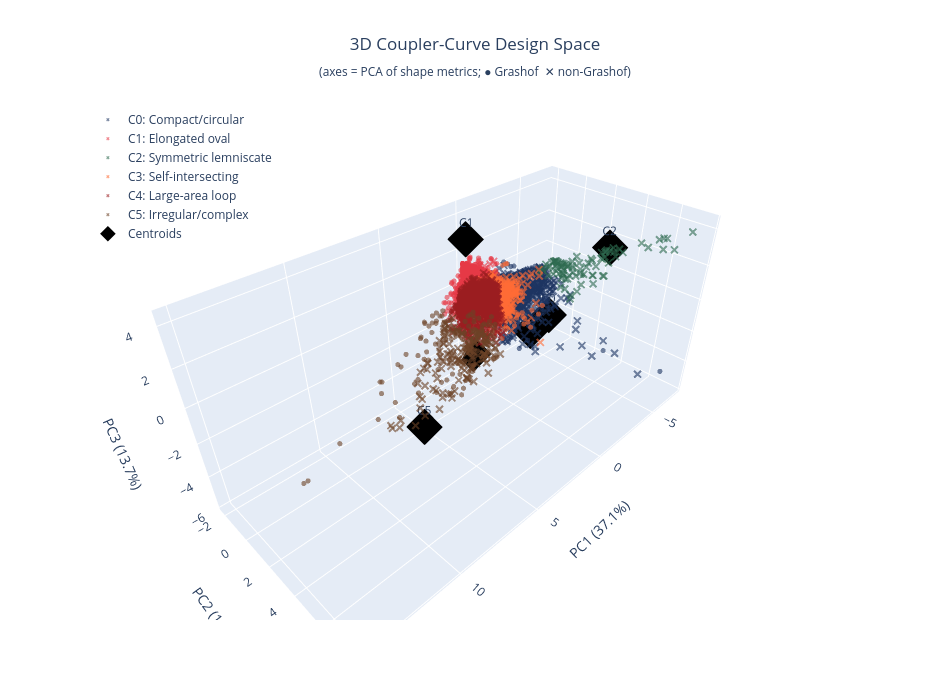

Source (notebook cell):
### Code cell
# ═══════════════════════════════════════════════════════════════════════════════
# 3D interactive design-space map — Plotly
# Axes: PC1, PC2, PC3 (shape-space coordinates)
# Colour: cluster label;  symbol: Grashof / non-Grashof
# ═══════════════════════════════════════════════════════════════════════════════
CLUSTER_NAMES = [
    'C0: Compact/circular',
    'C1: Elongated oval',
    'C2: Symmetric lemniscate',
    'C3: Self-intersecting',
    'C4: Large-area loop',
    'C5: Irregular/complex',
]
PALETTE = ['#1D3461', '#E63946', '#2D6A4F', '#FF6B35', '#9B1D20', '#6B4226', '#457B9D', '#F4A261']

if PLOTLY_OK:
    fig3d = go.Figure()

    for k in range(N_CLUSTERS):
        mask = df_lib['cluster'] == k
        sub  = df_lib[mask]

        # Hover text
        hover = [
            f"L1/L2={r.L1r:.2f}  L3/L2={r.L3r:.2f}  L4/L2={r.L4r:.2f}<br>"
            f"d/L2={r.dr:.2f}  γ={r.gamma_deg:.0f}°<br>"
            f"Grashof: {r.grashof}<br>"
            f"Circ={r.circularity:.3f}  Elong={r.elongation:.2f}<br>"
            f"Sym={r.symmetry:.3f}  Nx={int(r.self_intersections)}"
            for r in sub.itertuples()
        ]

        fig3d.add_trace(go.Scatter3d(
            x=sub['pc1'], y=sub['pc2'], z=sub['pc3'],
            mode='markers',
            marker=dict(
                size=3,
                color=PALETTE[k % len(PALETTE)],
                opacity=0.6,
                symbol=np.where(sub['grashof'], 'circle', 'x').tolist()
            ),
            name=CLUSTER_NAMES[k] if k < len(CLUSTER_NAMES) else f'Cluster {k}',
            text=hover, hovertemplate='%{text}<extra></extra>'
        ))

    # Cluster centroids
    cen_pca = pca3.transform(scaler.transform(kmeans.cluster_centers_))
    fig3d.add_trace(go.Scatter3d(
        x=cen_pca[:, 0], y=cen_pca[:, 1], z=cen_pca[:, 2],
        mode='markers+text',
        marker=dict(size=12, color='black', symbol='diamond'),
        text=[f'C{k}' for k in range(N_CLUSTERS)],
        textposition='top center',
        name='Centroids', showlegend=True
    ))

    ev = pca3.explained_variance_ratio_
    fig3d.update_layout(
        title=dict(
            text='3D Coupler-Curve Design Space<br>'
                 '<sub>(axes = PCA of shape metrics; ● Grashof  ✕ non-Grashof)</sub>',
            x=0.5
        ),
        scene=dict(
            xaxis_title=f'PC1 ({ev[0]:.1%})',
            yaxis_title=f'PC2 ({ev[1]:.1%})',
            zaxis_title=f'PC3 ({ev[2]:.1%})',
        ),
        legend=dict(x=0.01, y=0.99, bgcolor='rgba(255,255,255,0.8)'),
        width=950, height=700,
    )
    fig3d.show()
else:
    # Matplotlib fallback
    fig = plt.figure(figsize=(10, 8))
    ax3 = fig.add_subplot(111, projection='3d')
    for k in range(N_CLUSTERS):
        mask = df_lib['cluster'] == k
        sub  = df_lib[mask]
        ax3.scatter(sub['pc1'], sub['pc2'], sub['pc3'],
                    s=5, alpha=0.4, label=f'Cluster {k}')
    ax3.set_xlabel('PC1'); ax3.set_ylabel('PC2'); ax3.set_zlabel('PC3')
    ax3.legend(fontsize=8)
    plt.title('3D Design Space (PCA of shape metrics)')
    plt.tight_layout()
    plt.show()

### Figure 1 — Plotly figure (JSON) as saved in the notebook; plotly's stock layout.template omitted (floating-point values rounded to 4 significant figures; data arrays with more than 128 entries replaced by an {"elided": "..."} marker saying what was removed)
{"data": [{"hovertemplate": "%{text}<extra></extra>", "marker": {"color": "#1D3461", "opacity": 0.6, "size": 3, "symbol": {"elided": "836 str values"}}, "mode": "markers", "name": "C0: Compact/circular", "text": {"elided": "836 str values"}, "type": "scatter3d", "x": {"elided": "836 float values"}, "y": {"elided": "836 float values"}, "z": {"elided": "836 float values"}}, {"hovertemplate": "%{text}<extra></extra>", "marker": {"color": "#E63946", "opacity": 0.6, "size": 3, "symbol": {"elided": "808 str values"}}, "mode": "markers", "name": "C1: Elongated oval", "text": {"elided": "808 str values"}, "type": "scatter3d", "x": {"elided": "808 float values"}, "y": {"elided": "808 float values"}, "z": {"elided": "808 float values"}}, {"hovertemplate": "%{text}<extra></extra>", "marker": {"color": "#2D6A4F", "opacity": 0.6, "size": 3, "symbol": ["x", "x", "x", "x", "x", "x", "x", "x", "x", "x", "x", "x", "x", "x", "x", "x", "x", "x", "x", "x", "x", "x", "x", "x", "x", "x", "x", "x", "x", "x", "x", "x", "x", "x", "x", "x", "x", "x", "x", "x", "x", "x", "x", "x", "x", "x", "x", "x", "circle", "x", "x", "x", "x", "x", "x", "x", "x", "x", "x", "x", "x", "x", "x", "x", "x", "x", "x", "x", "x", "x", "x", "x", "x", "x", "x", "x", "x", "x", "x", "x", "x", "x", "x", "x", "x", "x", "x"]}, "mode": "markers", "name": "C2: Symmetric lemniscate", "text": ["L1/L2=0.50  L3/L2=1.93  L4/L2=0.50<br>d/L2=1.43  γ=60°<br>Grashof: False<br>Circ=0.008  Elong=31.46<br>Sym=0.946  Nx=0", "L1/L2=0.50  L3/L2=1.93  L4/L2=0.50<br>d/L2=2.00  γ=60°<br>Grashof: False<br>Circ=0.001  Elong=36.76<br>Sym=0.952  Nx=0", "L1/L2=0.50  L3/L2=1.93  L4/L2=0.50<br>d/L2=2.00  γ=90°<br>Grashof: False<br>Circ=0.110  Elong=14.15<br>Sym=0.831  Nx=0", "L1/L2=0.86  L3/L2=2.29  L4/L2=0.50<br>d/L2=0.87  γ=60°<br>Grashof: False<br>Circ=0.088  Elong=15.09<br>Sym=0.881  Nx=0", "L1/L2=0.86  L3/L2=2.29  L4/L2=0.50<br>d/L2=0.87  γ=90°<br>Grashof: False<br>Circ=0.115  Elong=13.73<br>Sym=0.854  Nx=0", "L1/L2=0.86  L3/L2=2.29  L4/L2=0.50<br>d/L2=1.43  γ=60°<br>Grashof: False<br>Circ=0.058  Elong=48.25<br>Sym=0.926  Nx=0", "L1/L2=0.86  L3/L2=2.29  L4/L2=0.50<br>d/L2=1.43  γ=90°<br>Grashof: False<br>Circ=0.049  Elong=22.91<br>Sym=0.922  Nx=0", "L1/L2=0.86  L3/L2=2.29  L4/L2=0.50<br>d/L2=2.00  γ=60°<br>Grashof: False<br>Circ=0.117  Elong=24.72<br>Sym=0.867  Nx=0", "L1/L2=0.86  L3/L2=2.29  L4/L2=0.50<br>d/L2=2.00  γ=90°<br>Grashof: False<br>Circ=0.022  Elong=31.84<br>Sym=0.945  Nx=0", "L1/L2=0.86  L3/L2=2.64  L4/L2=1.00<br>d/L2=1.43  γ=60°<br>Grashof: False<br>Circ=0.017  Elong=18.08<br>Sym=0.912  Nx=0", "L1/L2=0.86  L3/L2=2.64  L4/L2=1.00<br>d/L2=2.00  γ=60°<br>Grashof: False<br>Circ=0.113  Elong=28.16<br>Sym=0.861  Nx=0", "L1/L2=1.21  L3/L2=2.64  L4/L2=0.50<br>d/L2=0.87  γ=60°<br>Grashof: False<br>Circ=0.069  Elong=16.04<br>Sym=0.890  Nx=0", "L1/L2=1.21  L3/L2=2.64  L4/L2=0.50<br>d/L2=0.87  γ=90°<br>Grashof: False<br>Circ=0.086  Elong=15.70<br>Sym=0.881  Nx=0", "L1/L2=1.21  L3/L2=2.64  L4/L2=0.50<br>d/L2=1.43  γ=30°<br>Grashof: False<br>Circ=0.148  Elong=18.74<br>Sym=0.893  Nx=0", "L1/L2=1.21  L3/L2=2.64  L4/L2=0.50<br>d/L2=1.43  γ=60°<br>Grashof: False<br>Circ=0.093  Elong=33.65<br>Sym=0.895  Nx=0", "L1/L2=1.21  L3/L2=2.64  L4/L2=0.50<br>d/L2=1.43  γ=90°<br>Grashof: False<br>Circ=0.005  Elong=31.19<br>Sym=0.945  Nx=0", "L1/L2=1.21  L3/L2=2.64  L4/L2=0.50<br>d/L2=2.00  γ=60°<br>Grashof: False<br>Circ=0.190  Elong=14.90<br>Sym=0.802  Nx=0", "L1/L2=1.21  L3/L2=2.64  L4/L2=0.50<br>d/L2=2.00  γ=90°<br>Grashof: False<br>Circ=0.037  Elong=48.51<br>Sym=0.954  Nx=0", "L1/L2=1.21  L3/L2=3.00  L4/L2=1.00<br>d/L2=1.43  γ=60°<br>Grashof: False<br>Circ=0.059  Elong=16.92<br>Sym=0.912  Nx=0", "L1/L2=1.21  L3/L2=3.00  L4/L2=1.00<br>d/L2=2.00  γ=60°<br>Grashof: False<br>Circ=0.213  Elong=15.01<br>Sym=0.760  Nx=0", "L1/L2=1.21  L3/L2=3.00  L4/L2=1.00<br>d/L2=2.00  γ=90°<br>Grashof: False<br>Circ=0.004  Elong=18.54<br>Sym=0.914  Nx=0", "L1/L2=1.57  L3/L2=0.50  L4/L2=0.50<br>d/L2=0.30  γ=30°<br>Grashof: False<br>Circ=0.027  Elong=14.29<br>Sym=0.828  Nx=0", "L1/L2=1.57  L3/L2=0.50  L4/L2=0.50<br>d/L2=0.30  γ=60°<br>Grashof: False<br>Circ=0.063  Elong=45.29<br>Sym=0.921  Nx=0", "L1/L2=1.57  L3/L2=0.50  L4/L2=0.50<br>d/L2=0.30  γ=90°<br>Grashof: False<br>Circ=0.009  Elong=34.60<br>Sym=0.920  Nx=2", "L1/L2=1.57  L3/L2=3.00  L4/L2=0.50<br>d/L2=0.87  γ=60°<br>Grashof: False<br>Circ=0.088  Elong=15.42<br>Sym=0.886  Nx=0", "L1/L2=1.57  L3/L2=3.00  L4/L2=0.50<br>d/L2=0.87  γ=90°<br>Grashof: False<br>Circ=0.091  Elong=16.06<br>Sym=0.884  Nx=0", "L1/L2=1.57  L3/L2=3.00  L4/L2=0.50<br>d/L2=1.43  γ=30°<br>Grashof: False<br>Circ=0.032  Elong=24.41<br>Sym=0.940  Nx=0", "L1/L2=1.57  L3/L2=3.00  L4/L2=0.50<br>d/L2=1.43  γ=60°<br>Grashof: False<br>Circ=0.057  Elong=42.14<br>Sym=0.925  Nx=0", "L1/L2=1.57  L3/L2=3.00  L4/L2=0.50<br>d/L2=1.43  γ=90°<br>Grashof: False<br>Circ=0.011  Elong=33.11<br>Sym=0.948  Nx=0", "L1/L2=1.57  L3/L2=3.00  L4/L2=0.50<br>d/L2=2.00  γ=60°<br>Grashof: False<br>Circ=0.171  Elong=16.60<br>Sym=0.814  Nx=0", "L1/L2=1.57  L3/L2=3.00  L4/L2=0.50<br>d/L2=2.00  γ=90°<br>Grashof: False<br>Circ=0.040  Elong=56.36<br>Sym=0.947  Nx=0", "L1/L2=1.93  L3/L2=0.50  L4/L2=1.00<br>d/L2=0.30  γ=30°<br>Grashof: False<br>Circ=0.041  Elong=27.34<br>Sym=0.929  Nx=1", "L1/L2=1.93  L3/L2=0.50  L4/L2=1.00<br>d/L2=0.30  γ=60°<br>Grashof: False<br>Circ=0.064  Elong=22.22<br>Sym=0.897  Nx=2", "L1/L2=1.93  L3/L2=0.86  L4/L2=1.50<br>d/L2=0.87  γ=30°<br>Grashof: False<br>Circ=0.063  Elong=20.86<br>Sym=0.891  Nx=2", "L1/L2=1.93  L3/L2=1.21  L4/L2=1.00<br>d/L2=1.43  γ=60°<br>Grashof: False<br>Circ=0.103  Elong=27.38<br>Sym=0.882  Nx=2", "L1/L2=2.29  L3/L2=0.50  L4/L2=1.00<br>d/L2=0.30  γ=0°<br>Grashof: False<br>Circ=0.094  Elong=15.68<br>Sym=0.907  Nx=1", "L1/L2=2.29  L3/L2=0.50  L4/L2=1.00<br>d/L2=0.30  γ=30°<br>Grashof: False<br>Circ=0.124  Elong=21.33<br>Sym=0.832  Nx=0", "L1/L2=2.29  L3/L2=0.50  L4/L2=1.00<br>d/L2=0.30  γ=60°<br>Grashof: False<br>Circ=0.170  Elong=18.92<br>Sym=0.833  Nx=0", "L1/L2=2.29  L3/L2=0.50  L4/L2=1.00<br>d/L2=0.30  γ=90°<br>Grashof: False<br>Circ=0.097  Elong=33.28<br>Sym=0.887  Nx=0", "L1/L2=2.29  L3/L2=0.50  L4/L2=1.50<br>d/L2=0.30  γ=30°<br>Grashof: False<br>Circ=0.123  Elong=16.40<br>Sym=0.886  Nx=1", "L1/L2=2.29  L3/L2=0.86  L4/L2=1.50<br>d/L2=0.87  γ=60°<br>Grashof: False<br>Circ=0.131  Elong=18.93<br>Sym=0.888  Nx=1", "L1/L2=2.29  L3/L2=1.21  L4/L2=0.50<br>d/L2=0.87  γ=60°<br>Grashof: False<br>Circ=0.124  Elong=25.25<br>Sym=0.874  Nx=0", "L1/L2=2.29  L3/L2=1.21  L4/L2=0.50<br>d/L2=0.87  γ=90°<br>Grashof: False<br>Circ=0.034  Elong=42.04<br>Sym=0.945  Nx=0", "L1/L2=2.29  L3/L2=1.21  L4/L2=0.50<br>d/L2=1.43  γ=90°<br>Grashof: False<br>Circ=0.205  Elong=16.57<br>Sym=0.786  Nx=0", "L1/L2=2.29  L3/L2=1.21  L4/L2=1.00<br>d/L2=0.87  γ=60°<br>Grashof: False<br>Circ=0.080  Elong=14.23<br>Sym=0.872  Nx=1", "L1/L2=2.29  L3/L2=1.21  L4/L2=1.00<br>d/L2=1.43  γ=90°<br>Grashof: False<br>Circ=0.041  Elong=21.65<br>Sym=0.880  Nx=1", "L1/L2=2.29  L3/L2=1.21  L4/L2=1.50<br>d/L2=1.43  γ=60°<br>Grashof: False<br>Circ=0.186  Elong=16.51<br>Sym=0.769  Nx=2", "L1/L2=2.29  L3/L2=1.57  L4/L2=1.00<br>d/L2=2.00  γ=60°<br>Grashof: False<br>Circ=0.215  Elong=21.74<br>Sym=0.833  Nx=1", "L1/L2=2.29  L3/L2=1.57  L4/L2=2.00<br>d/L2=2.00  γ=30°<br>Grashof: True<br>Circ=0.012  Elong=20.92<br>Sym=0.912  Nx=2", "L1/L2=2.64  L3/L2=0.50  L4/L2=1.50<br>d/L2=0.30  γ=0°<br>Grashof: False<br>Circ=0.121  Elong=15.30<br>Sym=0.893  Nx=1", "L1/L2=2.64  L3/L2=0.50  L4/L2=1.50<br>d/L2=0.30  γ=30°<br>Grashof: False<br>Circ=0.038  Elong=47.69<br>Sym=0.905  Nx=1", "L1/L2=2.64  L3/L2=0.50  L4/L2=1.50<br>d/L2=0.30  γ=60°<br>Grashof: False<br>Circ=0.052  Elong=47.70<br>Sym=0.954  Nx=0", "L1/L2=2.64  L3/L2=0.50  L4/L2=1.50<br>d/L2=0.30  γ=90°<br>Grashof: False<br>Circ=0.043  Elong=17.42<br>Sym=0.892  Nx=2", "L1/L2=2.64  L3/L2=0.86  L4/L2=1.00<br>d/L2=0.30  γ=30°<br>Grashof: False<br>Circ=0.063  Elong=17.81<br>Sym=0.892  Nx=1", "L1/L2=2.64  L3/L2=0.86  L4/L2=1.00<br>d/L2=0.30  γ=60°<br>Grashof: False<br>Circ=0.021  Elong=33.52<br>Sym=0.947  Nx=2", "L1/L2=2.64  L3/L2=0.86  L4/L2=1.00<br>d/L2=0.30  γ=90°<br>Grashof: False<br>Circ=0.004  Elong=29.38<br>Sym=0.934  Nx=2", "L1/L2=2.64  L3/L2=0.86  L4/L2=1.50<br>d/L2=0.87  γ=90°<br>Grashof: False<br>Circ=0.049  Elong=15.79<br>Sym=0.872  Nx=1", "L1/L2=2.64  L3/L2=1.21  L4/L2=1.00<br>d/L2=0.87  γ=60°<br>Grashof: False<br>Circ=0.209  Elong=21.60<br>Sym=0.839  Nx=0", "L1/L2=2.64  L3/L2=1.21  L4/L2=1.00<br>d/L2=0.87  γ=90°<br>Grashof: False<br>Circ=0.065  Elong=25.03<br>Sym=0.919  Nx=0", "L1/L2=2.64  L3/L2=1.57  L4/L2=0.50<br>d/L2=0.87  γ=60°<br>Grashof: False<br>Circ=0.030  Elong=14.50<br>Sym=0.882  Nx=2", "L1/L2=2.64  L3/L2=1.57  L4/L2=0.50<br>d/L2=0.87  γ=90°<br>Grashof: False<br>Circ=0.061  Elong=16.45<br>Sym=0.879  Nx=2", "L1/L2=2.64  L3/L2=1.57  L4/L2=0.50<br>d/L2=1.43  γ=90°<br>Grashof: False<br>Circ=0.121  Elong=34.53<br>Sym=0.875  Nx=0", "L1/L2=2.64  L3/L2=1.57  L4/L2=0.50<br>d/L2=2.00  γ=90°<br>Grashof: False<br>Circ=0.221  Elong=15.61<br>Sym=0.769  Nx=0", "L1/L2=2.64  L3/L2=1.57  L4/L2=1.00<br>d/L2=1.43  γ=60°<br>Grashof: False<br>Circ=0.171  Elong=23.99<br>Sym=0.884  Nx=0", "L1/L2=2.64  L3/L2=1.57  L4/L2=1.00<br>d/L2=1.43  γ=90°<br>Grashof: False<br>Circ=0.057  Elong=15.83<br>Sym=0.895  Nx=1", "L1/L2=2.64  L3/L2=1.57  L4/L2=1.00<br>d/L2=2.00  γ=90°<br>Grashof: False<br>Circ=0.106  Elong=26.00<br>Sym=0.842  Nx=1", "L1/L2=2.64  L3/L2=1.57  L4/L2=1.50<br>d/L2=2.00  γ=60°<br>Grashof: False<br>Circ=0.280  Elong=16.44<br>Sym=0.763  Nx=1", "L1/L2=2.64  L3/L2=1.93  L4/L2=1.00<br>d/L2=2.00  γ=60°<br>Grashof: False<br>Circ=0.063  Elong=14.14<br>Sym=0.844  Nx=1", "L1/L2=3.00  L3/L2=0.50  L4/L2=2.00<br>d/L2=0.30  γ=0°<br>Grashof: False<br>Circ=0.209  Elong=18.24<br>Sym=0.890  Nx=0", "L1/L2=3.00  L3/L2=0.86  L4/L2=1.50<br>d/L2=0.30  γ=60°<br>Grashof: False<br>Circ=0.090  Elong=14.83<br>Sym=0.872  Nx=2", "L1/L2=3.00  L3/L2=1.21  L4/L2=1.00<br>d/L2=0.30  γ=60°<br>Grashof: False<br>Circ=0.102  Elong=15.52<br>Sym=0.865  Nx=1", "L1/L2=3.00  L3/L2=1.21  L4/L2=1.00<br>d/L2=0.30  γ=90°<br>Grashof: False<br>Circ=0.098  Elong=16.14<br>Sym=0.879  Nx=2", "L1/L2=3.00  L3/L2=1.21  L4/L2=1.00<br>d/L2=0.87  γ=90°<br>Grashof: False<br>Circ=0.202  Elong=15.08<br>Sym=0.800  Nx=0", "L1/L2=3.00  L3/L2=1.21  L4/L2=1.50<br>d/L2=0.87  γ=30°<br>Grashof: False<br>Circ=0.109  Elong=18.13<br>Sym=0.797  Nx=1", "L1/L2=3.00  L3/L2=1.21  L4/L2=1.50<br>d/L2=0.87  γ=60°<br>Grashof: False<br>Circ=0.135  Elong=29.29<br>Sym=0.903  Nx=0", "L1/L2=3.00  L3/L2=1.21  L4/L2=1.50<br>d/L2=0.87  γ=90°<br>Grashof: False<br>Circ=0.028  Elong=14.75<br>Sym=0.882  Nx=1", "L1/L2=3.00  L3/L2=1.21  L4/L2=1.50<br>d/L2=1.43  γ=90°<br>Grashof: False<br>Circ=0.222  Elong=15.29<br>Sym=0.767  Nx=1", "L1/L2=3.00  L3/L2=1.57  L4/L2=1.00<br>d/L2=0.87  γ=60°<br>Grashof: False<br>Circ=0.033  Elong=17.24<br>Sym=0.901  Nx=2", "L1/L2=3.00  L3/L2=1.57  L4/L2=1.00<br>d/L2=0.87  γ=90°<br>Grashof: False<br>Circ=0.095  Elong=14.28<br>Sym=0.872  Nx=2", "L1/L2=3.00  L3/L2=1.57  L4/L2=1.00<br>d/L2=1.43  γ=90°<br>Grashof: False<br>Circ=0.125  Elong=31.40<br>Sym=0.861  Nx=0", "L1/L2=3.00  L3/L2=1.57  L4/L2=1.50<br>d/L2=1.43  γ=60°<br>Grashof: False<br>Circ=0.172  Elong=26.44<br>Sym=0.893  Nx=0", "L1/L2=3.00  L3/L2=1.57  L4/L2=1.50<br>d/L2=2.00  γ=90°<br>Grashof: False<br>Circ=0.084  Elong=17.78<br>Sym=0.838  Nx=1", "L1/L2=3.00  L3/L2=1.93  L4/L2=0.50<br>d/L2=1.43  γ=60°<br>Grashof: False<br>Circ=0.218  Elong=17.20<br>Sym=0.837  Nx=0", "L1/L2=3.00  L3/L2=1.93  L4/L2=0.50<br>d/L2=1.43  γ=90°<br>Grashof: False<br>Circ=0.088  Elong=26.34<br>Sym=0.918  Nx=0", "L1/L2=3.00  L3/L2=1.93  L4/L2=0.50<br>d/L2=2.00  γ=90°<br>Grashof: False<br>Circ=0.205  Elong=20.26<br>Sym=0.794  Nx=0", "L1/L2=3.00  L3/L2=1.93  L4/L2=1.00<br>d/L2=2.00  γ=90°<br>Grashof: False<br>Circ=0.049  Elong=21.55<br>Sym=0.908  Nx=3", "L1/L2=3.00  L3/L2=1.93  L4/L2=1.50<br>d/L2=2.00  γ=60°<br>Grashof: False<br>Circ=0.169  Elong=17.78<br>Sym=0.815  Nx=2"], "type": "scatter3d", "x": [-4.076, -4.643, -2.457, -2.711, -2.514, -5.206, -3.297, -3.469, -3.985, -3.037, -3.682, -2.821, -2.721, -3.192, -4.1, -3.986, -2.617, -5.206, -2.899, -2.502, -2.94, -2.928, -5.199, -4.247, -2.738, -2.741, -3.798, -4.764, -4.119, -2.754, -5.769, -3.786, -3.455, -3.529, -3.456, -2.976, -3.43, -2.913, -4.064, -2.764, -2.964, -3.559, -4.766, -2.553, -2.803, -2.876, -2.717, -2.942, -3.117, -2.771, -5.437, -5.14, -3.032, -3.256, -4.218, -3.883, -2.72, -3.042, -3.623, -3.024, -2.827, -4.012, -2.376, -3.546, -2.585, -3.073, -2.699, -2.797, -2.774, -2.697, -2.67, -2.713, -2.542, -3.064, -3.69, -2.955, -2.629, -3.214, -2.646, -3.799, -3.742, -2.372, -2.781, -3.483, -2.767, -3.041, -3.015], "y": [3.957, 3.826, 1.543, 1.878, 1.653, 6.425, 3.012, 2.629, 4.258, 2.227, 2.932, 2.103, 2.024, 2.496, 4.411, 4.309, 1.346, 6.646, 2.149, 1.261, 2.569, 2.236, 6.71, 5.079, 1.991, 2.072, 3.634, 5.734, 4.585, 1.735, 7.756, 4.159, 3.552, 4.037, 4.603, 2.387, 3.212, 2.469, 4.675, 2.5, 3.296, 3.583, 6.128, 2.174, 2.544, 3.62, 3.293, 3.696, 3.619, 2.211, 7.173, 6.854, 2.72, 2.853, 4.881, 4.277, 2.664, 2.961, 4.017, 2.402, 2.423, 4.848, 1.965, 3.955, 2.785, 4.223, 3.275, 2.806, 2.828, 2.149, 2.048, 2.159, 1.811, 2.813, 4.315, 2.807, 2.654, 2.928, 2.252, 4.62, 4.485, 3.084, 2.183, 3.76, 2.626, 3.719, 3.442], "z": [2.596, 2.097, 1.281, 1.793, 1.667, 3.729, 2.314, 1.84, 2.796, 1.769, 1.783, 1.877, 1.874, 1.733, 2.837, 2.877, 1.272, 3.875, 1.829, 1.069, 1.841, 1.179, 3.308, 2.922, 1.878, 1.938, 2.131, 3.471, 3.044, 1.508, 4.369, 2.432, 1.857, 1.025, 1.727, 1.72, 1.613, 1.878, 2.86, 1.737, 1.418, 2.044, 3.363, 1.273, 1.084, 1.746, 0.3724, 1.08, 1.512, 1.786, 3.366, 3.951, 1.758, 1.613, 3.039, 2.782, 1.432, 1.86, 1.995, 1.228, 1.682, 2.692, 1.163, 1.479, 1.425, 1.764, 0.1708, 0.5351, 1.84, 1.702, 1.886, 1.977, 1.524, 1.238, 2.469, 1.077, 0.6473, 1.418, 1.444, 2.343, 1.57, 1.382, 1.543, 2.392, 1.581, 1.645, 0.5425]}, {"hovertemplate": "%{text}<extra></extra>", "marker": {"color": "#FF6B35", "opacity": 0.6, "size": 3, "symbol": {"elided": "456 str values"}}, "mode": "markers", "name": "C3: Self-intersecting", "text": {"elided": "456 str values"}, "type": "scatter3d", "x": {"elided": "456 float values"}, "y": {"elided": "456 float values"}, "z": {"elided": "456 float values"}}, {"hovertemplate": "%{text}<extra></extra>", "marker": {"color": "#9B1D20", "opacity": 0.6, "size": 3, "symbol": {"elided": "1261 str values"}}, "mode": "markers", "name": "C4: Large-area loop", "text": {"elided": "1261 str values"}, "type": "scatter3d", "x": {"elided": "1261 float values"}, "y": {"elided": "1261 float values"}, "z": {"elided": "1261 float values"}}, {"hovertemplate": "%{text}<extra></extra>", "marker": {"color": "#6B4226", "opacity": 0.6, "size": 3, "symbol": {"elided": "248 str values"}}, "mode": "markers", "name": "C5: Irregular/complex", "text": {"elided": "248 str values"}, "type": "scatter3d", "x": {"elided": "248 float values"}, "y": {"elided": "248 float values"}, "z": {"elided": "248 float values"}}, {"marker": {"color": "black", "size": 12, "symbol": "diamond"}, "mode": "markers+text", "name": "Centroids", "showlegend": true, "text": ["C0", "C1", "C2", "C3", "C4", "C5"], "textposition": "top center", "type": "scatter3d", "x": [-3.983, 0.5202, -6.394, -3.824, -0.8993, 6.433], "y": [0.9564, -1.293, 2.947, -0.2212, -2.19, 1.765], "z": [-2.355, 3.124, 1.779, -3.913, -5.13, -4.013]}], "layout": {"height": 700, "legend": {"bgcolor": "rgba(255,255,255,0.8)", "x": 0.01, "y": 0.99}, "scene": {"xaxis": {"title": {"text": "PC1 (37.1%)"}}, "yaxis": {"title": {"text": "PC2 (17.2%)"}}, "zaxis": {"title": {"text": "PC3 (13.7%)"}}}, "title": {"text": "3D Coupler-Curve Design Space<br><sub>(axes = PCA of shape metrics; ● Grashof  ✕ non-Grashof)</sub>", "x": 0.5}, "width": 950}}
